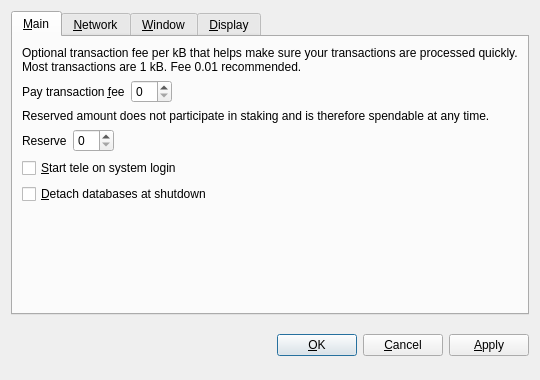
<?xml version="1.0" encoding="UTF-8"?>
<ui version="4.0">
 <class>OptionsDialog</class>
 <widget class="QDialog" name="OptionsDialog">
  <property name="geometry">
   <rect>
    <x>0</x>
    <y>0</y>
    <width>540</width>
    <height>380</height>
   </rect>
  </property>
  <property name="windowTitle">
   <string>Options</string>
  </property>
  <property name="modal">
   <bool>true</bool>
  </property>
  <layout class="QVBoxLayout" name="verticalLayout">
   <item>
    <widget class="QTabWidget" name="tabWidget">
     <property name="tabPosition">
      <enum>QTabWidget::North</enum>
     </property>
     <property name="currentIndex">
      <number>0</number>
     </property>
     <widget class="QWidget" name="tabMain">
      <attribute name="title">
       <string>&amp;Main</string>
      </attribute>
      <layout class="QVBoxLayout" name="verticalLayout_Main">
       <item>
        <widget class="QLabel" name="transactionFeeInfoLabel">
         <property name="text">
          <string>Optional transaction fee per kB that helps make sure your transactions are processed quickly. Most transactions are 1 kB. Fee 0.01 recommended.</string>
         </property>
         <property name="textFormat">
          <enum>Qt::PlainText</enum>
         </property>
         <property name="wordWrap">
          <bool>true</bool>
         </property>
        </widget>
       </item>
       <item>
        <layout class="QHBoxLayout" name="horizontalLayoutFee">
         <item>
          <widget class="QLabel" name="transactionFeeLabel">
           <property name="text">
            <string>Pay transaction &amp;fee</string>
           </property>
           <property name="textFormat">
            <enum>Qt::PlainText</enum>
           </property>
           <property name="buddy">
            <cstring>transactionFee</cstring>
           </property>
          </widget>
         </item>
         <item>
          <widget class="BitcoinAmountField" name="transactionFee"/>
         </item>
         <item>
          <spacer name="horizontalSpacerFee">
           <property name="orientation">
            <enum>Qt::Horizontal</enum>
           </property>
           <property name="sizeHint" stdset="0">
            <size>
             <width>40</width>
             <height>20</height>
            </size>
           </property>
          </spacer>
         </item>
        </layout>
       </item>
       <item>
        <widget class="QLabel" name="reserveBalanceInfoLabel">
         <property name="text">
          <string>Reserved amount does not participate in staking and is therefore spendable at any time.</string>
         </property>
         <property name="textFormat">
          <enum>Qt::PlainText</enum>
         </property>
         <property name="wordWrap">
          <bool>true</bool>
         </property>
        </widget>
       </item>
       <item>
        <layout class="QHBoxLayout" name="horizontalLayoutReserveBalance">
         <item>
          <widget class="QLabel" name="reserveBalanceLabel">
           <property name="text">
            <string>Reserve</string>
           </property>
           <property name="textFormat">
            <enum>Qt::PlainText</enum>
           </property>
           <property name="buddy">
            <cstring>reserveBalance</cstring>
           </property>
          </widget>
         </item>
         <item>
          <widget class="BitcoinAmountField" name="reserveBalance"/>
         </item>
         <item>
          <spacer name="horizontalSpacerReserveBalance">
           <property name="orientation">
            <enum>Qt::Horizontal</enum>
           </property>
           <property name="sizeHint" stdset="0">
            <size>
             <width>40</width>
             <height>20</height>
            </size>
           </property>
          </spacer>
         </item>
        </layout>
       </item>
       <item>
        <widget class="QCheckBox" name="bitcoinAtStartup">
         <property name="toolTip">
          <string>Automatically start tele after logging in to the system.</string>
         </property>
         <property name="text">
          <string>&amp;Start tele on system login</string>
         </property>
        </widget>
       </item>
       <item>
        <widget class="QCheckBox" name="detachDatabases">
         <property name="toolTip">
          <string>Detach block and address databases at shutdown. This means they can be moved to another data directory, but it slows down shutdown. The wallet is always detached.</string>
         </property>
         <property name="text">
          <string>&amp;Detach databases at shutdown</string>
         </property>
        </widget>
       </item>
       <item>
        <spacer name="verticalSpacer_Main">
         <property name="orientation">
          <enum>Qt::Vertical</enum>
         </property>
         <property name="sizeHint" stdset="0">
          <size>
           <width>20</width>
           <height>40</height>
          </size>
         </property>
        </spacer>
       </item>
      </layout>
     </widget>
     <widget class="QWidget" name="tabNetwork">
      <attribute name="title">
       <string>&amp;Network</string>
      </attribute>
      <layout class="QVBoxLayout" name="verticalLayout_Network">
       <item>
        <widget class="QCheckBox" name="mapPortUpnp">
         <property name="toolTip">
          <string>Automatically open the tele client port on the router. This only works when your router supports UPnP and it is enabled.</string>
         </property>
         <property name="text">
          <string>Map port using &amp;UPnP</string>
         </property>
        </widget>
       </item>
       <item>
        <widget class="QCheckBox" name="connectSocks">
         <property name="toolTip">
          <string>Connect to the tele network through a SOCKS proxy (e.g. when connecting through Tor).</string>
         </property>
         <property name="text">
          <string>&amp;Connect through SOCKS proxy:</string>
         </property>
        </widget>
       </item>
       <item>
        <layout class="QHBoxLayout" name="horizontalLayout_Network">
         <item>
          <widget class="QLabel" name="proxyIpLabel">
           <property name="text">
            <string>Proxy &amp;IP:</string>
           </property>
           <property name="textFormat">
            <enum>Qt::PlainText</enum>
           </property>
           <property name="buddy">
            <cstring>proxyIp</cstring>
           </property>
          </widget>
         </item>
         <item>
          <widget class="QValidatedLineEdit" name="proxyIp">
           <property name="maximumSize">
            <size>
             <width>140</width>
             <height>16777215</height>
            </size>
           </property>
           <property name="toolTip">
            <string>IP address of the proxy (e.g. 127.0.0.1)</string>
           </property>
          </widget>
         </item>
         <item>
          <widget class="QLabel" name="proxyPortLabel">
           <property name="text">
            <string>&amp;Port:</string>
           </property>
           <property name="textFormat">
            <enum>Qt::PlainText</enum>
           </property>
           <property name="buddy">
            <cstring>proxyPort</cstring>
           </property>
          </widget>
         </item>
         <item>
          <widget class="QLineEdit" name="proxyPort">
           <property name="maximumSize">
            <size>
             <width>55</width>
             <height>16777215</height>
            </size>
           </property>
           <property name="toolTip">
            <string>Port of the proxy (e.g. 9050)</string>
           </property>
          </widget>
         </item>
         <item>
          <widget class="QLabel" name="socksVersionLabel">
           <property name="text">
            <string>SOCKS &amp;Version:</string>
           </property>
           <property name="textFormat">
            <enum>Qt::PlainText</enum>
           </property>
           <property name="buddy">
            <cstring>socksVersion</cstring>
           </property>
          </widget>
         </item>
         <item>
          <widget class="QValueComboBox" name="socksVersion">
           <property name="toolTip">
            <string>SOCKS version of the proxy (e.g. 5)</string>
           </property>
          </widget>
         </item>
         <item>
          <spacer name="horizontalSpacer_Network">
           <property name="orientation">
            <enum>Qt::Horizontal</enum>
           </property>
           <property name="sizeHint" stdset="0">
            <size>
             <width>40</width>
             <height>20</height>
            </size>
           </property>
          </spacer>
         </item>
        </layout>
       </item>
       <item>
        <spacer name="verticalSpacer_Network">
         <property name="orientation">
          <enum>Qt::Vertical</enum>
         </property>
         <property name="sizeHint" stdset="0">
          <size>
           <width>20</width>
           <height>40</height>
          </size>
         </property>
        </spacer>
       </item>
      </layout>
     </widget>
     <widget class="QWidget" name="tabWindow">
      <attribute name="title">
       <string>&amp;Window</string>
      </attribute>
      <layout class="QVBoxLayout" name="verticalLayout_Window">
       <item>
        <widget class="QCheckBox" name="minimizeToTray">
         <property name="toolTip">
          <string>Show only a tray icon after minimizing the window.</string>
         </property>
         <property name="text">
          <string>&amp;Minimize to the tray instead of the taskbar</string>
         </property>
        </widget>
       </item>
       <item>
        <widget class="QCheckBox" name="minimizeOnClose">
         <property name="toolTip">
          <string>Minimize instead of exit the application when the window is closed. When this option is enabled, the application will be closed only after selecting Quit in the menu.</string>
         </property>
         <property name="text">
          <string>M&amp;inimize on close</string>
         </property>
        </widget>
       </item>
       <item>
        <spacer name="verticalSpacer_Window">
         <property name="orientation">
          <enum>Qt::Vertical</enum>
         </property>
         <property name="sizeHint" stdset="0">
          <size>
           <width>20</width>
           <height>40</height>
          </size>
         </property>
        </spacer>
       </item>
      </layout>
     </widget>
     <widget class="QWidget" name="tabDisplay">
      <attribute name="title">
       <string>&amp;Display</string>
      </attribute>
      <layout class="QVBoxLayout" name="verticalLayout_Display">
       <item>
        <layout class="QHBoxLayout" name="horizontalLayout_1_Display">
         <item>
          <widget class="QLabel" name="langLabel">
           <property name="text">
            <string>User Interface &amp;language:</string>
           </property>
           <property name="textFormat">
            <enum>Qt::PlainText</enum>
           </property>
           <property name="buddy">
            <cstring>lang</cstring>
           </property>
          </widget>
         </item>
         <item>
          <widget class="QValueComboBox" name="lang">
           <property name="toolTip">
            <string>The user interface language can be set here. This setting will take effect after restarting tele.</string>
           </property>
          </widget>
         </item>
        </layout>
       </item>
       <item>
        <layout class="QHBoxLayout" name="horizontalLayout_2_Display">
         <item>
          <widget class="QLabel" name="unitLabel">
           <property name="text">
            <string>&amp;Unit to show amounts in:</string>
           </property>
           <property name="textFormat">
            <enum>Qt::PlainText</enum>
           </property>
           <property name="buddy">
            <cstring>unit</cstring>
           </property>
          </widget>
         </item>
         <item>
          <widget class="QValueComboBox" name="unit">
           <property name="toolTip">
            <string>Choose the default subdivision unit to show in the interface and when sending coins.</string>
           </property>
          </widget>
         </item>
        </layout>
       </item>
       <item>
        <widget class="QCheckBox" name="displayAddresses">
         <property name="toolTip">
          <string>Whether to show tele addresses in the transaction list or not.</string>
         </property>
         <property name="text">
          <string>&amp;Display addresses in transaction list</string>
         </property>
        </widget>
       </item>
       <item>
        <widget class="QCheckBox" name="coinControlFeatures">
         <property name="toolTip">
          <string>Whether to show coin control features or not.</string>
         </property>
         <property name="text">
          <string>Display coin &amp;control features (experts only!)</string>
         </property>
        </widget>
       </item>
       <item>
        <spacer name="verticalSpacer_Display">
         <property name="orientation">
          <enum>Qt::Vertical</enum>
         </property>
         <property name="sizeHint" stdset="0">
          <size>
           <width>20</width>
           <height>40</height>
          </size>
         </property>
        </spacer>
       </item>
      </layout>
     </widget>
    </widget>
   </item>
   <item>
    <layout class="QHBoxLayout" name="horizontalLayout_Buttons">
     <item>
      <spacer name="horizontalSpacer_1">
       <property name="orientation">
        <enum>Qt::Horizontal</enum>
       </property>
       <property name="sizeHint" stdset="0">
        <size>
         <width>40</width>
         <height>48</height>
        </size>
       </property>
      </spacer>
     </item>
     <item>
      <widget class="QLabel" name="statusLabel">
       <property name="font">
        <font>
         <weight>50</weight>
         <bold>false</bold>
        </font>
       </property>
       <property name="text">
        <string/>
       </property>
       <property name="textFormat">
        <enum>Qt::PlainText</enum>
       </property>
       <property name="wordWrap">
        <bool>true</bool>
       </property>
      </widget>
     </item>
     <item>
      <spacer name="horizontalSpacer_2">
       <property name="orientation">
        <enum>Qt::Horizontal</enum>
       </property>
       <property name="sizeHint" stdset="0">
        <size>
         <width>40</width>
         <height>48</height>
        </size>
       </property>
      </spacer>
     </item>
     <item>
      <widget class="QPushButton" name="okButton">
       <property name="text">
        <string>&amp;OK</string>
       </property>
      </widget>
     </item>
     <item>
      <widget class="QPushButton" name="cancelButton">
       <property name="text">
        <string>&amp;Cancel</string>
       </property>
       <property name="autoDefault">
        <bool>false</bool>
       </property>
      </widget>
     </item>
     <item>
      <widget class="QPushButton" name="applyButton">
       <property name="text">
        <string>&amp;Apply</string>
       </property>
       <property name="autoDefault">
        <bool>false</bool>
       </property>
      </widget>
     </item>
    </layout>
   </item>
  </layout>
 </widget>
 <customwidgets>
  <customwidget>
   <class>BitcoinAmountField</class>
   <extends>QSpinBox</extends>
   <header>bitcoinamountfield.h</header>
   <container>1</container>
  </customwidget>
  <customwidget>
   <class>QValueComboBox</class>
   <extends>QComboBox</extends>
   <header>qvaluecombobox.h</header>
  </customwidget>
  <customwidget>
   <class>QValidatedLineEdit</class>
   <extends>QLineEdit</extends>
   <header>qvalidatedlineedit.h</header>
  </customwidget>
 </customwidgets>
 <resources/>
 <connections/>
</ui>
